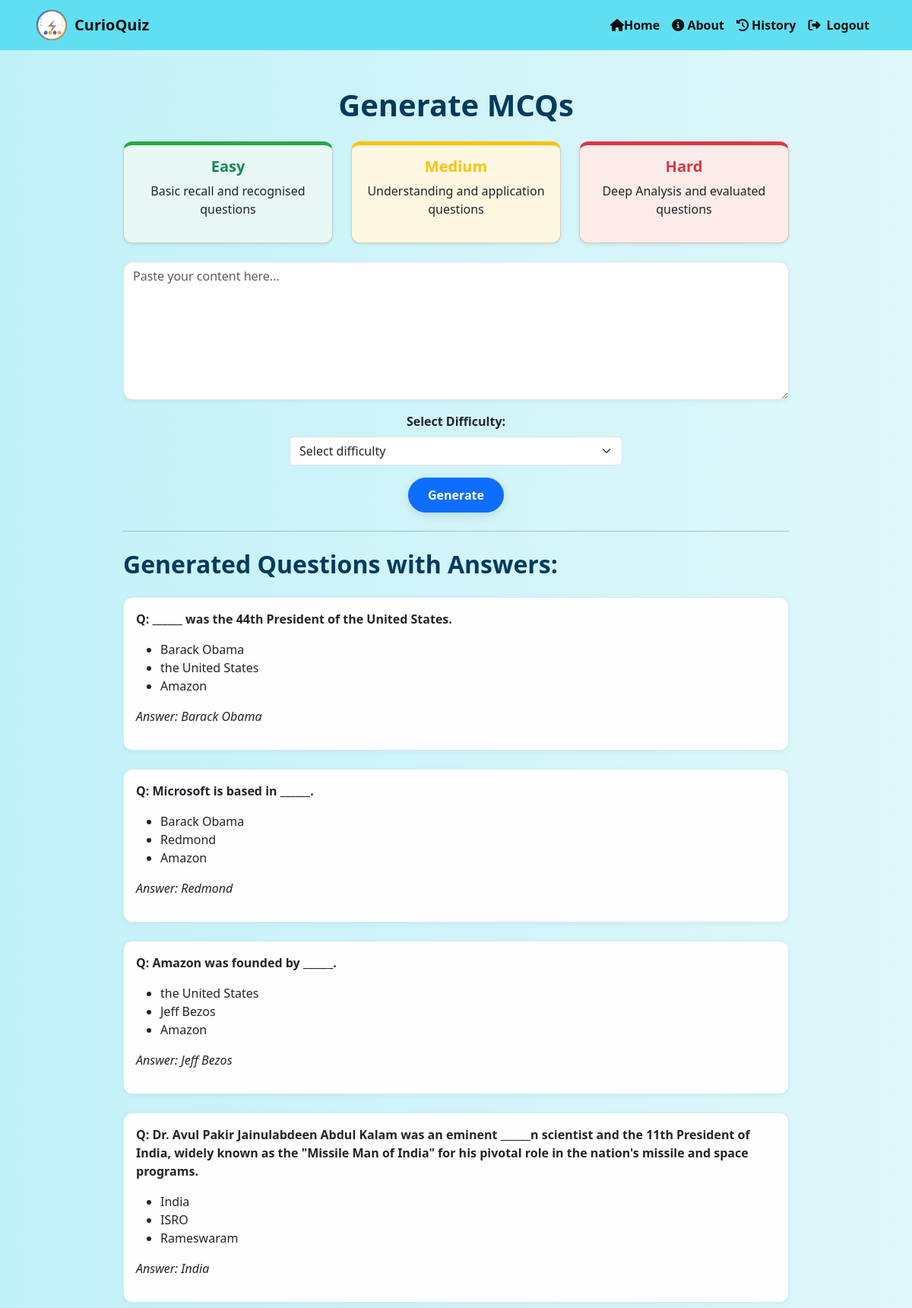
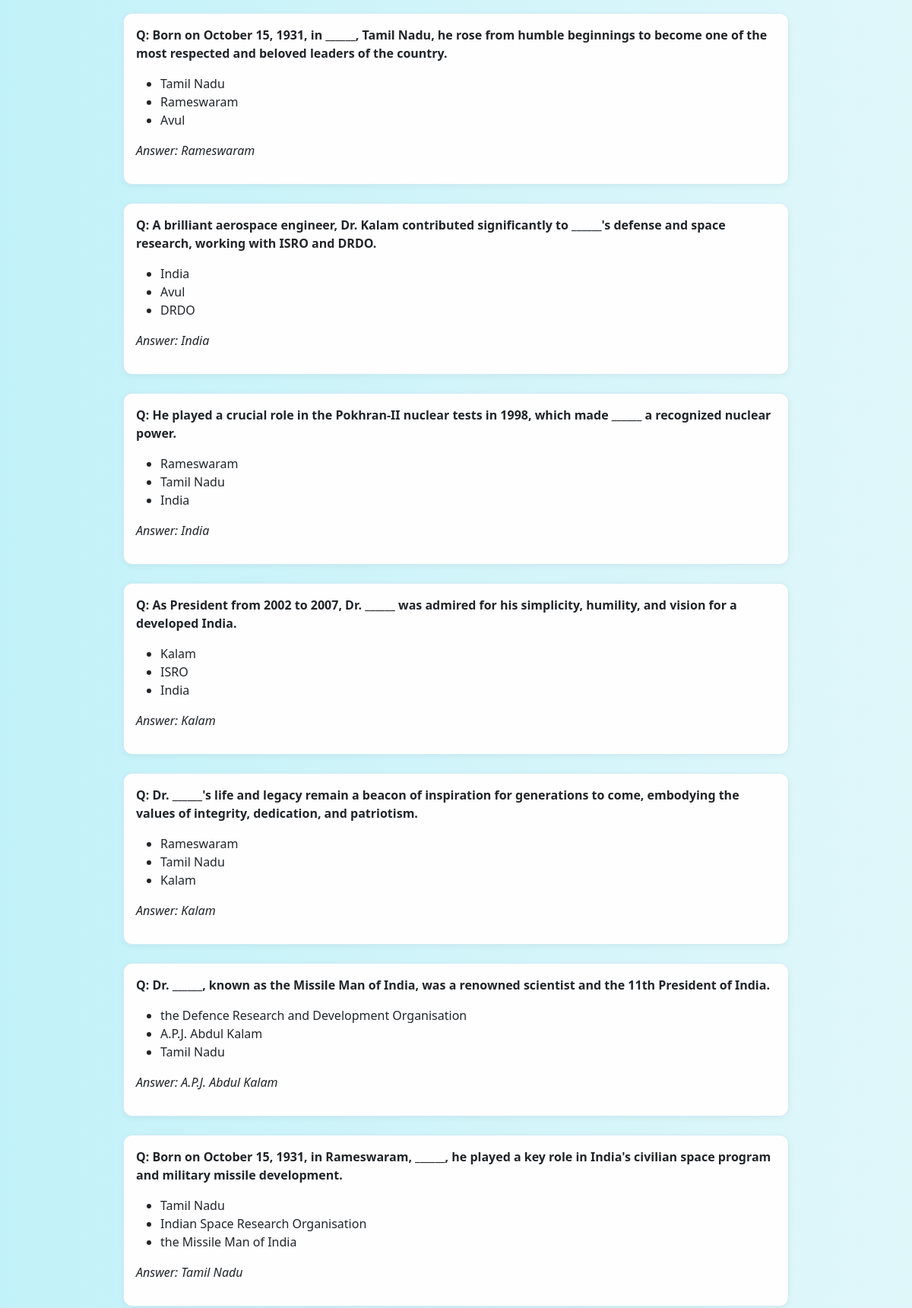
Screenshot of /generate (signed in, upper part) with the database file from the repository (2 pictures, top to bottom).
### app.py (models this page shows)
class MCQ(db.Model):
    id = db.Column(db.Integer, primary_key=True)
    question = db.Column(db.Text, nullable=False)
    options = db.Column(db.Text, nullable=False)  # Stored as '||' separated string
    answer = db.Column(db.String(150), nullable=False)
    user_id = db.Column(db.Integer, db.ForeignKey('user.id'), nullable=False)
    difficulty = db.Column(db.String(10), nullable=True)
    created_at = db.Column(db.DateTime, default=datetime.utcnow)

### app.py (the view, shortened to what this page needs)
@app.route('/generate', methods=['GET', 'POST'])
@login_required
def generate():
    questions = []
    mcqs = MCQ.query.filter_by(user_id=current_user.id).all()
    return render_template('generate.html', questions=questions, mcqs=mcqs)

### app.py (called while the page is built)
@login_manager.user_loader
def load_user(user_id):
    return User.query.get(int(user_id))

### templates/generate.html (shortened to what this page needs)
<!DOCTYPE html>
<html lang="en">
  <head>
    <link
      href="https://cdn.jsdelivr.net/npm/bootstrap@5.3.0/dist/css/bootstrap.min.css"
      rel="stylesheet"
    />
    <link
      href="https://cdn.jsdelivr.net/npm/bootstrap@5.3.0/dist/css/bootstrap.min.css"
      rel="stylesheet"
    />
    <link
      href="https://cdnjs.cloudflare.com/ajax/libs/font-awesome/6.4.0/css/all.min.css"
      rel="stylesheet"
    />
    <link
      rel="stylesheet"
      href="https://cdnjs.cloudflare.com/ajax/libs/boxicons/2.1.4/css/boxicons.min.css"
    />
    <link
      rel="stylesheet"
      href="https://cdnjs.cloudflare.com/ajax/libs/font-awesome/4.7.0/css/font-awesome.min.css"
    />
    <link
      rel="stylesheet"
      href="https://cdnjs.cloudflare.com/ajax/libs/boxicons/2.1.4/css/boxicons.min.css"
    />
    <link
      rel="stylesheet"
      href="https://cdnjs.cloudflare.com/ajax/libs/font-awesome/4.7.0/css/font-awesome.min.css"
    />
  </head>
  <body>
    <nav class="navbar navbar-expand-lg navbar-custom">
      <div class="container-fluid px-5">
        <a
          class="navbar-brand d-flex align-items-center"
          href="{{ url_for('home') }}"
        >
          <img
            src="{{ url_for('static', filename='logo55.png') }}"
            alt="CurioQuiz Logo"
          />
          CurioQuiz
        </a>
        <div class="collapse navbar-collapse" id="navbarNav">
          <ul class="navbar-nav ms-auto">
            <li class="nav-item">
              <a class="nav-link" href="{{ url_for('home') }}">
                <i class="fa-solid fa-home"></i>Home
              </a>
            </li>
            <li class="nav-item">
              <a class="nav-link" href="{{ url_for('about') }}">
                <i class="fas fa-info-circle"></i> About
              </a>
            </li>
            <li class="nav-item">
              <a class="nav-link" href="{{ url_for('history') }}">
                <i class="fas fa-history"></i> History
              </a>
            </li>
            <li class="nav-item">
              <a class="nav-link" href="{{ url_for('login') }}">
                <i class="fa-solid fa-right-from-bracket me-1"></i> Logout
              </a>
            </li>
          </ul>
        </div>
      </div>
    </nav>
    <div class="container py-5">
      <h1 class="mb-4 text-center">Generate MCQs</h1>
      <div class="row text-center mb-4">
        <div class="col-md-4">
          <div
            class="card shadow-sm p-3"
            style="border-top: 5px solid #28a745; background-color: #e8f8f5"
          >
            <h5 class="text-success fw-bold">Easy</h5>
            <p>Basic recall and recognised questions</p>
          </div>
        </div>
        <div class="col-md-4">
          <div
            class="card shadow-sm p-3"
            style="border-top: 5px solid #ffc107; background-color: #fff8e1"
          >
            <h5 class="text-warning fw-bold">Medium</h5>
            <p>Understanding and application questions</p>
          </div>
        </div>
        <div class="col-md-4">
          <div
            class="card shadow-sm p-3"
            style="border-top: 5px solid #dc3545; background-color: #fdecea"
          >
            <h5 class="text-danger fw-bold">Hard</h5>
            <p>Deep Analysis and evaluated questions</p>
          </div>
        </div>
      </div>
      <form action="{{ url_for('generate') }}" method="post">
        <div class="mb-3">
          <textarea
            name="text"
            class="form-control"
            rows="7"
            placeholder="Paste your content here..."
            required
          >
{{ request.form.get('text', '') }}</textarea
          >
        </div>
        <div class="mb-3 text-center">
          <label for="difficulty" class="form-label fw-bold"
            >Select Difficulty:</label
          >
          <select
            name="difficulty"
            id="difficulty"
            class="form-select w-50 mx-auto"
            required
          >
            <option value="" disabled selected>Select difficulty</option>
          </select>
        </div>
        <div class="text-center">
          <button type="submit" class="btn btn-primary">Generate</button>
        </div>
      </form>
      {% if mcqs %}
      <hr class="my-4" />
      <h2 class="mb-4">Generated Questions with Answers:</h2>
      {% for mcq in mcqs %}
      <div class="mcq-block mb-4 p-3">
        <p><strong>Q: {{ mcq.question }}</strong></p>
        <ul>
          {% for option in mcq.options.split('||') %}
          <li>{{ option }}</li>
          {% endfor %}
        </ul>
        <p><em>Answer: {{ mcq.answer }}</em></p>
      </div>
      {% endfor %} {% endif %}
    </div>
  </body>
</html>

### templates/generate.html (style rules this page uses)
body { background: linear-gradient(to right, #c2f2f9, #e0f7fa); font-family: "Segoe UI", Tahoma, Geneva, Verdana, sans-serif; }
.container { max-width: 900px; }
.btn-primary, .btn-success { border-radius: 25px; padding: 10px 25px; font-weight: 600; box-shadow: 0 4px 12px rgba(0, 0, 0, 0.1); }
h1, h2 { color: #003a5d; font-weight: bold; }
textarea.form-control { border-radius: 12px; box-shadow: 0 2px 6px rgba(0, 0, 0, 0.05); }
.mcq-block { background-color: #fefefe; border: 1px solid #d0ecf5; border-radius: 12px; box-shadow: 0 2px 8px rgba(0, 0, 0, 0.05); }
.card { border-radius: 12px; transition: transform 0.3s; }
.navbar-custom { background-color: #60dff3; }
.navbar-custom .navbar-brand, .navbar-custom .nav-link { color: rgb(13, 13, 13); font-weight: 600; transition: color 0.3s ease; }
.navbar-brand img { height: 40px; width: 40px; padding-left: 0%; margin-right: 10px; border-radius: 100px; object-fit: contain; background-size: 80%; }

### rows the page displays
MCQ: question "______ was the 44th President of the United States.", option "Barack Obama" "the United States" "Amazon", answer "Barack Obama"
MCQ: question "Microsoft is based in ______.", option "Barack Obama" "Redmond" "Amazon", answer "Redmond"
MCQ: question "Amazon was founded by ______.", option "the United States" "Jeff Bezos" "Amazon", answer "Jeff Bezos"
MCQ: question "Dr. Avul Pakir Jainulabdeen Abdul Kalam was an eminent ______n scientist and the 11th President of India, widely known as the \"Missile Man of India\" for his pivotal role in the nation's missile and space programs.", option "India" "ISRO" "Rameswaram", answer "India"
MCQ: question "Born on October 15, 1931, in ______, Tamil Nadu, he rose from humble beginnings to become one of the most respected and beloved leaders of the country.", option "Tamil Nadu" "Rameswaram" "Avul", answer "Rameswaram"
MCQ: question "A brilliant aerospace engineer, Dr. Kalam contributed significantly to ______'s defense and space research, working with ISRO and DRDO.", option "India" "Avul" "DRDO", answer "India"
MCQ: question "He played a crucial role in the Pokhran-II nuclear tests in 1998, which made ______ a recognized nuclear power.", option "Rameswaram" "Tamil Nadu" "India", answer "India"
MCQ: question "As President from 2002 to 2007, Dr. ______ was admired for his simplicity, humility, and vision for a developed India.", option "Kalam" "ISRO" "India", answer "Kalam"
MCQ: question "Dr. ______'s life and legacy remain a beacon of inspiration for generations to come, embodying the values of integrity, dedication, and patriotism.", option "Rameswaram" "Tamil Nadu" "Kalam", answer "Kalam"
MCQ: question "Dr. ______, known as the Missile Man of India, was a renowned scientist and the 11th President of India.", option "the Defence Research and Development Organisation" "A.P.J. Abdul Kalam" "Tamil Nadu", answer "A.P.J. Abdul Kalam"
MCQ: question "Born on October 15, 1931, in Rameswaram, ______, he played a key role in India's civilian space program and military missile development.", option "Tamil Nadu" "Indian Space Research Organisation" "the Missile Man of India", answer "Tamil Nadu"
